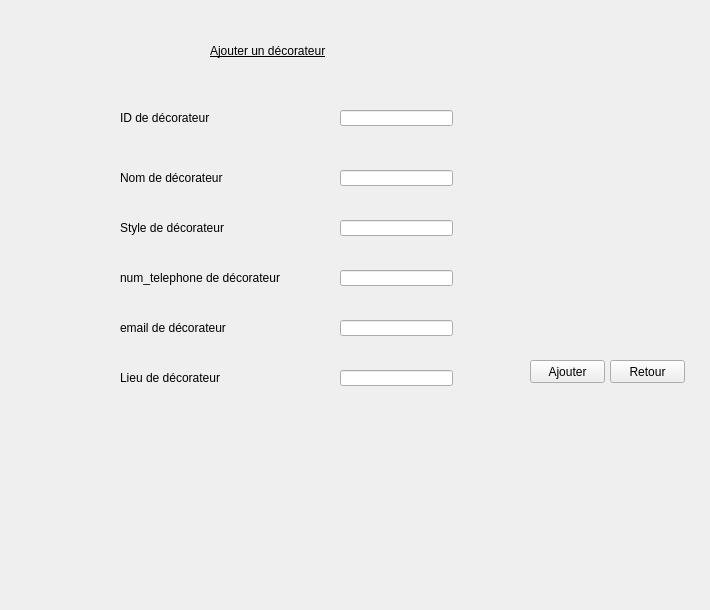
   <widget class="QWidget" name="page_5">
    <widget class="QLabel" name="label_8">
     <property name="geometry">
      <rect>
       <x>0</x>
       <y>0</y>
       <width>701</width>
       <height>601</height>
      </rect>
     </property>
     <property name="text">
      <string/>
     </property>
     <property name="pixmap">
      <pixmap>../../Downloads/bb.jpg</pixmap>
     </property>
    </widget>
    <widget class="QLabel" name="label_9">
     <property name="geometry">
      <rect>
       <x>210</x>
       <y>20</y>
       <width>291</width>
       <height>61</height>
      </rect>
     </property>
     <property name="styleSheet">
      <string notr="true">color:rgb(0, 0, 0);
font: 75 17pt &quot;Segoe Script&quot;;
text-decoration: underline;</string>
     </property>
     <property name="text">
      <string>Ajouter un décorateur</string>
     </property>
    </widget>
    <widget class="QLabel" name="label_10">
     <property name="geometry">
      <rect>
       <x>120</x>
       <y>170</y>
       <width>121</width>
       <height>16</height>
      </rect>
     </property>
     <property name="styleSheet">
      <string notr="true">color: rgb(0, 0, 0);
font: 87 8pt &quot;Arial Black&quot;;</string>
     </property>
     <property name="text">
      <string>Nom de décorateur</string>
     </property>
    </widget>
    <widget class="QLabel" name="label_11">
     <property name="geometry">
      <rect>
       <x>120</x>
       <y>110</y>
       <width>141</width>
       <height>16</height>
      </rect>
     </property>
     <property name="styleSheet">
      <string notr="true">color: rgb(0, 0, 0);
font: 87 8pt &quot;Arial Black&quot;;</string>
     </property>
     <property name="text">
      <string>ID de décorateur</string>
     </property>
    </widget>
    <widget class="QLabel" name="label_12">
     <property name="geometry">
      <rect>
       <x>120</x>
       <y>220</y>
       <width>141</width>
       <height>16</height>
      </rect>
     </property>
     <property name="styleSheet">
      <string notr="true">color: rgb(0, 0, 0);
font: 87 8pt &quot;Arial Black&quot;;</string>
     </property>
     <property name="text">
      <string>Style de décorateur</string>
     </property>
    </widget>
    <widget class="QPushButton" name="pushButton_12">
     <property name="geometry">
      <rect>
       <x>530</x>
       <y>360</y>
       <width>75</width>
       <height>23</height>
      </rect>
     </property>
     <property name="styleSheet">
      <string notr="true">font: 75 8pt &quot;Segoe Script&quot;;
color: rgb(0, 0, 0);</string>
     </property>
     <property name="text">
      <string>Ajouter</string>
     </property>
    </widget>
    <widget class="QPushButton" name="pushButton_13">
     <property name="geometry">
      <rect>
       <x>610</x>
       <y>360</y>
       <width>75</width>
       <height>23</height>
      </rect>
     </property>
     <property name="styleSheet">
      <string notr="true">font: 75 8pt &quot;Segoe Script&quot;;
color: rgb(0, 0, 0);</string>
     </property>
     <property name="text">
      <string>Retour</string>
     </property>
    </widget>
    <widget class="QLineEdit" name="lineEdit_ideco">
     <property name="geometry">
      <rect>
       <x>340</x>
       <y>110</y>
       <width>113</width>
       <height>16</height>
      </rect>
     </property>
     <property name="cursor">
      <cursorShape>IBeamCursor</cursorShape>
     </property>
     <property name="tabletTracking">
      <bool>false</bool>
     </property>
     <property name="contextMenuPolicy">
      <enum>Qt::DefaultContextMenu</enum>
     </property>
     <property name="styleSheet">
      <string notr="true">font: 75 8pt &quot;Segoe Script&quot;;
color: rgb(0, 0, 0);</string>
     </property>
     <property name="maxLength">
      <number>4</number>
     </property>
    </widget>
    <widget class="QLineEdit" name="lineEdit_nom">
     <property name="geometry">
      <rect>
       <x>340</x>
       <y>170</y>
       <width>113</width>
       <height>16</height>
      </rect>
     </property>
     <property name="styleSheet">
      <string notr="true">font: 75 8pt &quot;Segoe Script&quot;;
color: rgb(0, 0, 0);</string>
     </property>
    </widget>
    <widget class="QLineEdit" name="lineEdit_style">
     <property name="geometry">
      <rect>
       <x>340</x>
       <y>220</y>
       <width>113</width>
       <height>16</height>
      </rect>
     </property>
     <property name="styleSheet">
      <string notr="true">font: 75 8pt &quot;Segoe Script&quot;;
color: rgb(0, 0, 0);</string>
     </property>
    </widget>
    <widget class="QLabel" name="label_53">
     <property name="geometry">
      <rect>
       <x>120</x>
       <y>270</y>
       <width>201</width>
       <height>16</height>
      </rect>
     </property>
     <property name="styleSheet">
      <string notr="true">color: rgb(0, 0, 0);
font: 87 8pt &quot;Arial Black&quot;;</string>
     </property>
     <property name="text">
      <string>num_telephone de décorateur</string>
     </property>
    </widget>
    <widget class="QLabel" name="label_54">
     <property name="geometry">
      <rect>
       <x>120</x>
       <y>320</y>
       <width>161</width>
       <height>16</height>
      </rect>
     </property>
     <property name="styleSheet">
      <string notr="true">color: rgb(0, 0, 0);
font: 87 8pt &quot;Arial Black&quot;;</string>
     </property>
     <property name="text">
      <string>email de décorateur</string>
     </property>
    </widget>
    <widget class="QLabel" name="label_55">
     <property name="geometry">
      <rect>
       <x>120</x>
       <y>370</y>
       <width>151</width>
       <height>16</height>
      </rect>
     </property>
     <property name="styleSheet">
      <string notr="true">color: rgb(0, 0, 0);
font: 87 8pt &quot;Arial Black&quot;;</string>
     </property>
     <property name="text">
      <string>Lieu de décorateur</string>
     </property>
    </widget>
    <widget class="QLineEdit" name="lineEdit_18">
     <property name="geometry">
      <rect>
       <x>340</x>
       <y>270</y>
       <width>113</width>
       <height>16</height>
      </rect>
     </property>
     <property name="styleSheet">
      <string notr="true">font: 75 8pt &quot;Segoe Script&quot;;
color: rgb(0, 0, 0);</string>
     </property>
     <property name="maxLength">
      <number>8</number>
     </property>
    </widget>
    <widget class="QLineEdit" name="lineEdit_21">
     <property name="geometry">
      <rect>
       <x>340</x>
       <y>320</y>
       <width>113</width>
       <height>16</height>
      </rect>
     </property>
     <property name="styleSheet">
      <string notr="true">font: 75 8pt &quot;Segoe Script&quot;;
color: rgb(0, 0, 0);</string>
     </property>
    </widget>
    <widget class="QLineEdit" name="lineEdit_22">
     <property name="geometry">
      <rect>
       <x>340</x>
       <y>370</y>
       <width>113</width>
       <height>16</height>
      </rect>
     </property>
     <property name="styleSheet">
      <string notr="true">font: 75 8pt &quot;Segoe Script&quot;;
color: rgb(0, 0, 0);</string>
     </property>
    </widget>
   </widget>
